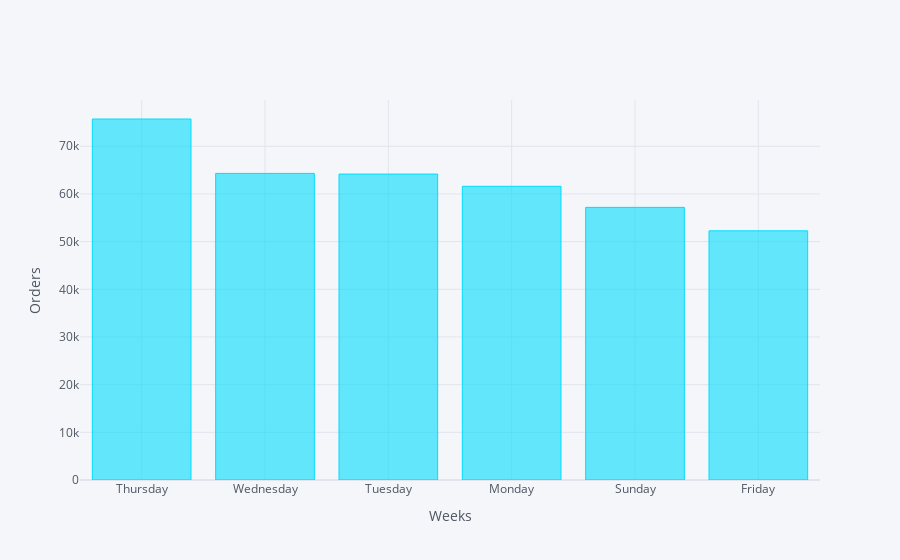

Notebook code for this chart:
### Code cell
for11['Days_of_week'].value_counts(ascending = False).iplot(kind= 'bar',xTitle='Weeks', yTitle='Orders',color = "#00DDFF")

### Figure 1 — Plotly figure (JSON) as saved in the notebook; plotly's stock layout.template omitted (floating-point values rounded to 4 significant figures)
{"data": [{"marker": {"color": "rgba(0, 221, 255, 0.6)", "line": {"color": "rgba(0, 221, 255, 1.0)", "width": 1}}, "name": "Days_of_week", "orientation": "v", "text": "", "type": "bar", "x": ["Thursday", "Wednesday", "Tuesday", "Monday", "Sunday", "Friday"], "y": [75720, 64308, 64170, 61602, 57184, 52266]}], "layout": {"legend": {"bgcolor": "#F5F6F9", "font": {"color": "#4D5663"}}, "paper_bgcolor": "#F5F6F9", "plot_bgcolor": "#F5F6F9", "title": {"font": {"color": "#4D5663"}}, "xaxis": {"gridcolor": "#E1E5ED", "showgrid": true, "tickfont": {"color": "#4D5663"}, "title": {"font": {"color": "#4D5663"}, "text": "Weeks"}, "zerolinecolor": "#E1E5ED"}, "yaxis": {"gridcolor": "#E1E5ED", "showgrid": true, "tickfont": {"color": "#4D5663"}, "title": {"font": {"color": "#4D5663"}, "text": "Orders"}, "zerolinecolor": "#E1E5ED"}}}
